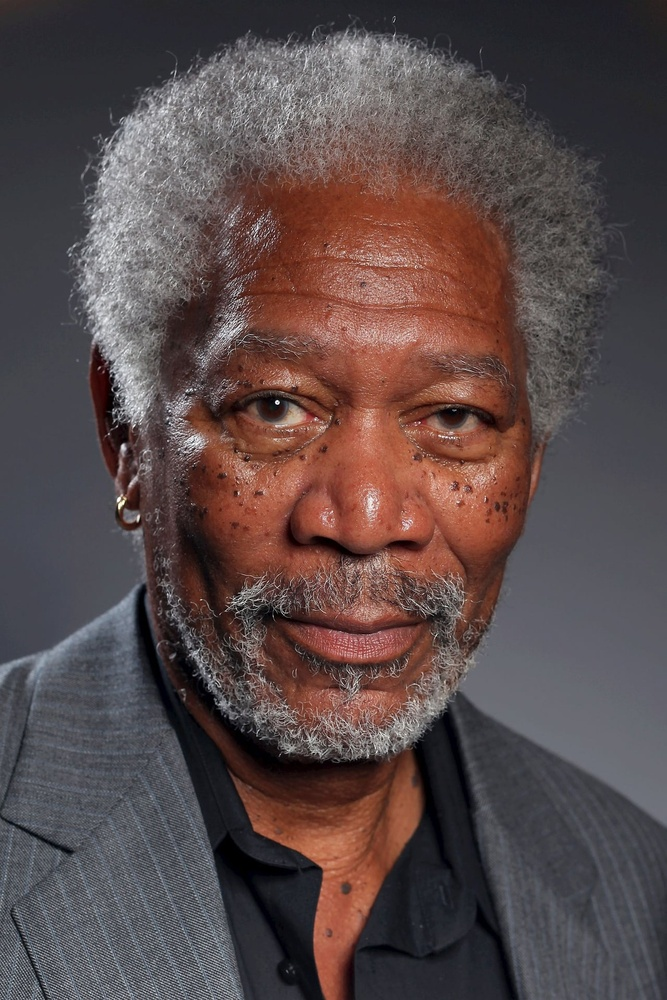
#> input picture input_images/old_person.jpg, 667 x 1000 px, shrunk from 1280 x 1920 before the run
$ python main.py
#> lines starting #> are read from the running program, lines starting #| are printed output that depends on the picture; after the words box and inside, x2 and y2 are one past the last pixel; in counts of white or black regions, pixels touching at a corner belong together
### utils/image_utils.py
# utils/image_utils.py

import cv2
import numpy as np
from typing import Optional

def load_image(image_path: str) -> Optional[np.ndarray]:
    """
    Carga una imagen desde una ruta de archivo.

    Args:
        image_path (str): La ruta al archivo de imagen.

    Returns:
        Optional[np.ndarray]: La imagen como un array NumPy si se carga correctamente,
                              de lo contrario, None.
    """
    image = cv2.imread(image_path)
    if image is None:
        print(f"Error: No se pudo cargar la imagen desde la ruta: {image_path}")
        return None
    print(f"Imagen cargada exitosamente desde {image_path}")
    return image

# [13 lines left out: function save_image, not called in this run]

### core/haar_detector.py
# core/haar_detector.py
import cv2
import numpy as np
from typing import Tuple

def _load_haar():
    try:
        path = cv2.data.haarcascades + "haarcascade_frontalface_default.xml"
        clf = cv2.CascadeClassifier(path)
        if clf.empty():
            return None
        return clf
    except Exception:
        return None

def detect_face_bbox(img) -> Tuple[Tuple[int,int,int,int], bool]:
    gray = cv2.cvtColor(img, cv2.COLOR_BGR2GRAY)
    clf = _load_haar()
    if clf is not None:
        faces = clf.detectMultiScale(gray, 1.1, 5, minSize=(80, 80))
        if len(faces) > 0:
            x,y,w,h = sorted(faces, key=lambda r: r[2]*r[3], reverse=True)[0]
            return (x,y,w,h), True

    # Fallback: naive skin box
    hsv = cv2.cvtColor(img, cv2.COLOR_BGR2HSV)
    lower1 = (0, 30, 50); upper1 = (25, 200, 255)
    lower2 = (160, 30, 50); upper2 = (179, 200, 255)
    mask = cv2.inRange(hsv, lower1, upper1) | cv2.inRange(hsv, lower2, upper2)
    mask = cv2.medianBlur(mask, 7)
    mask = cv2.morphologyEx(mask, cv2.MORPH_OPEN, np.ones((5,5), np.uint8), iterations=1)
    cnts, _ = cv2.findContours(mask, cv2.RETR_EXTERNAL, cv2.CHAIN_APPROX_SIMPLE)
    if not cnts:
        H, W = img.shape[:2]
        return (int(W*0.2), int(H*0.2), int(W*0.6), int(H*0.6)), False
    c = max(cnts, key=cv2.contourArea)
    x,y,w,h = cv2.boundingRect(c)
    return (x,y,w,h), False

def build_skin_mask(img, face_rect):
    x,y,w,h = face_rect
    roi = img[y:y+h, x:x+w]
    hsv = cv2.cvtColor(roi, cv2.COLOR_BGR2HSV)
    lower1 = (0, 15, 50); upper1 = (25, 180, 255)
    lower2 = (160, 15, 50); upper2 = (179, 180, 255)
    mask = cv2.inRange(hsv, lower1, upper1) | cv2.inRange(hsv, lower2, upper2)
    mask = cv2.medianBlur(mask, 7)
    mask = cv2.morphologyEx(mask, cv2.MORPH_OPEN, np.ones((5,5), np.uint8), iterations=1)
    full = np.zeros(img.shape[:2], np.uint8)
    full[y:y+h, x:x+w] = mask
    return full

def eyes_lips_templates(face_rect, img_shape):
    x,y,w,h = face_rect
    H, W = img_shape[:2]
    eyes = np.zeros((H,W), np.uint8)
    lips = np.zeros((H,W), np.uint8)
    nl   = np.zeros((H,W), np.uint8)

    ey_y1 = y + int(0.25*h); ey_y2 = y + int(0.45*h)
    ey_x1 = x + int(0.15*w); ey_x2 = x + int(0.85*w)
    eyes[ey_y1:ey_y2, ey_x1:ey_x2] = 255

    lp_y1 = y + int(0.65*h); lp_y2 = y + int(0.80*h)
    lp_x1 = x + int(0.25*w); lp_x2 = x + int(0.75*w)
    lips[lp_y1:lp_y2, lp_x1:lp_x2] = 255

    nl_y1 = y + int(0.40*h); nl_y2 = y + int(0.70*h)
    nl_x1 = x + int(0.15*w); nl_x2 = x + int(0.85*w)
    nl[nl_y1:nl_y2, nl_x1:nl_x2] = 255

    return eyes, lips, nl

### transformations/face_manipulator.py
# transformations/face_manipulator.py
import copy
import random
from typing import Callable, Dict, Mapping, Optional

import cv2
import numpy as np

from core.haar_detector import build_skin_mask, detect_face_bbox, eyes_lips_templates

# === SE HA ELIMINADO "dodge_strength" POR COMPLETO ===
PARAM_BOUNDS = {
    "bilateral_d": (3, 19),
    "sigma_color": (20.0, 150.0),
    "sigma_space": (10.0, 100.0),
    "gamma": (0.85, 1.25),
    "unsharp_amount": (0.0, 1.0),
}


# [10 lines left out: function _population_diversity, not called in this run]


def clip_params(p: Dict[str, float]) -> Dict[str, float]:
    """Ensure parameters stay within PARAM_BOUNDS."""
    return {
        "bilateral_d": int(np.clip(round(p.get("bilateral_d", 3)), *PARAM_BOUNDS["bilateral_d"])),
        "sigma_color": float(np.clip(p.get("sigma_color", 20.0), *PARAM_BOUNDS["sigma_color"])),
        "sigma_space": float(np.clip(p.get("sigma_space", 10.0), *PARAM_BOUNDS["sigma_space"])),
        "gamma": float(np.clip(p.get("gamma", 0.85), *PARAM_BOUNDS["gamma"])),
        "unsharp_amount": float(np.clip(p.get("unsharp_amount", 0.0), *PARAM_BOUNDS["unsharp_amount"])),
    }


def sample_params(rng: Optional[np.random.Generator] = None) -> Dict[str, float]:
    """Genera un individuo (conjunto de parámetros) aleatorio."""
    if rng is not None:
        return {
            "bilateral_d": int(rng.integers(PARAM_BOUNDS["bilateral_d"][0], PARAM_BOUNDS["bilateral_d"][1] + 1)),
            "sigma_color": float(rng.uniform(*PARAM_BOUNDS["sigma_color"])),
            "sigma_space": float(rng.uniform(*PARAM_BOUNDS["sigma_space"])),
            "gamma": float(rng.uniform(*PARAM_BOUNDS["gamma"])),
            "unsharp_amount": float(rng.uniform(*PARAM_BOUNDS["unsharp_amount"])),
        }
    return {
        "bilateral_d": int(np.random.randint(PARAM_BOUNDS["bilateral_d"][0], PARAM_BOUNDS["bilateral_d"][1] + 1)),
        "sigma_color": float(np.random.uniform(*PARAM_BOUNDS["sigma_color"])),
        "sigma_space": float(np.random.uniform(*PARAM_BOUNDS["sigma_space"])),
        "gamma": float(np.random.uniform(*PARAM_BOUNDS["gamma"])),
        "unsharp_amount": float(np.random.uniform(*PARAM_BOUNDS["unsharp_amount"])),
    }


def apply_transformation(img_bgr, masks, params: Dict[str, float]):
    """
    Aplica los filtros de imagen basados en un conjunto de parámetros.
    La lógica del 'dodge' ha sido eliminada.
    """
    img = img_bgr.copy()
    skin_mask = masks['skin_only_raw']
    keep_mask = masks['keep_mask']

    if params["bilateral_d"] > 0:
        smooth = cv2.bilateralFilter(img, int(params["bilateral_d"]), params["sigma_color"], params["sigma_space"])
        feathered_mask = cv2.GaussianBlur(skin_mask.astype(np.float32), (41, 41), 0)
        feathered_mask = feathered_mask / 255.0
        alpha = cv2.merge([feathered_mask, feathered_mask, feathered_mask])
        blended = (alpha * smooth.astype(np.float32) + (1.0 - alpha) * img.astype(np.float32)).astype(np.uint8)
        img = blended

    # === TODA LA SECCIÓN "if p['dodge_strength'] > 0" HA SIDO BORRADA ===

    inv_gamma = 1.0 / max(1e-3, params["gamma"])
    table = (np.linspace(0, 1, 256) ** inv_gamma) * 255.0
    table = np.clip(table, 0, 255).astype(np.uint8)
    img = cv2.LUT(img, table)

    blur = cv2.GaussianBlur(img, (0, 0), sigmaX=1.0)
    sharp = cv2.addWeighted(img, 1 + params["unsharp_amount"], blur, -params["unsharp_amount"], 0)
    keep3 = cv2.merge([keep_mask, keep_mask, keep_mask])
    img = np.where(keep3 > 0, sharp, img).astype(np.uint8)

    return img


def compute_masks(img_bgr):
    face_rect, _ = detect_face_bbox(img_bgr)
    skin_mask_raw = build_skin_mask(img_bgr, face_rect)
    eyes_mask, lips_mask, nl_mask = eyes_lips_templates(face_rect, img_bgr.shape)
    eyes_lips = cv2.bitwise_or(eyes_mask, lips_mask)
    skin_only = cv2.bitwise_and(skin_mask_raw, cv2.bitwise_not(eyes_lips))
    non_skin = cv2.bitwise_not(skin_mask_raw)
    keep_mask = cv2.bitwise_or(non_skin, eyes_lips)
    return {
        'skin_only_raw': skin_mask_raw,
        'eyes_mask': eyes_mask,
        'lips_mask': lips_mask,
        'nl_mask': nl_mask,
        'eyes_lips': eyes_lips,
        'skin_only': skin_only,
        'non_skin': non_skin,
        'keep_mask': keep_mask,
    }


# [8 lines left out: function _clone_candidate, not called in this run]


def _evaluate_candidate(
    img_bgr,
    masks,
    params: Dict[str, float],
    fitness_func: Callable,
    extra_evaluators: Optional[Mapping[str, Callable]] = None,
):
    clipped = clip_params(params)
    proc_img = apply_transformation(img_bgr, masks, clipped)
    fitness = float(fitness_func(img_bgr, proc_img, masks))
    candidate = {
        "params": clipped,
        "fitness": fitness,
    }
    metrics = None
    if hasattr(fitness_func, "get_last_components"):
        components = fitness_func.get_last_components()
        if components:
            metrics = components
    if metrics is None and extra_evaluators:
        metrics = {}
        for name, evaluator in extra_evaluators.items():
            metrics[name] = float(evaluator(img_bgr, proc_img, masks))
    if metrics is not None:
        candidate["metrics"] = metrics
    return candidate


# --- El Motor del Algoritmo Genético ---
def run_genetic_algorithm(
    img_bgr,
    fitness_func: Callable,
    selection_func: Callable,
    crossover_func: Callable,
    mutation_func: Callable,
    iters=20,
    pop_size=24,
    extra_evaluators: Optional[Mapping[str, Callable]] = None,
    track_history: bool = False,
    verbose: bool = True,
    seed: Optional[int] = None,
):
    if seed is not None:
        random.seed(seed)
        np.random.seed(seed)
        rng = np.random.default_rng(seed)
    else:
        rng = None

    masks = compute_masks(img_bgr)
    if verbose:
        print(f"Initializing population of size {pop_size}...")
    pop = []
    for i in range(pop_size):
        params = sample_params(rng=rng)
        candidate = _evaluate_candidate(
            img_bgr=img_bgr,
            masks=masks,
            params=params,
            fitness_func=fitness_func,
            extra_evaluators=extra_evaluators,
        )
        pop.append(candidate)
        if verbose:
            print(f"  Individual {i+1}/{pop_size} initialized.", end='\r')
    if verbose:
        print("\nPopulation initialized.")
    best_ever = _clone_candidate(max(pop, key=lambda ind: ind["fitness"]))
    diversity = _population_diversity(pop)
    if verbose:
        print(f"Initial best fitness: {best_ever['fitness']:.4f}")
    history = []
    if track_history:
        history.append({
            "generation": 0,
            "best_fitness": best_ever["fitness"],
            "current_best": best_ever["fitness"],
            "best_params": copy.deepcopy(best_ever["params"]),
            "best_metrics": copy.deepcopy(best_ever.get("metrics")) if "metrics" in best_ever else None,
            "diversity": diversity,
        })
    for gen in range(iters):
        new_pop = [_clone_candidate(best_ever)]
        while len(new_pop) < pop_size:
            p1 = selection_func(pop)
            p2 = selection_func(pop)
            child_params = crossover_func(p1["params"], p2["params"])
            mutated_params = mutation_func(child_params, PARAM_BOUNDS)
            candidate = _evaluate_candidate(
                img_bgr=img_bgr,
                masks=masks,
                params=mutated_params,
                fitness_func=fitness_func,
                extra_evaluators=extra_evaluators,
            )
            new_pop.append(candidate)
        pop = new_pop
        current_best = max(pop, key=lambda ind: ind["fitness"])
        if current_best["fitness"] > best_ever["fitness"]:
            best_ever = _clone_candidate(current_best)
        diversity = _population_diversity(pop)
        if verbose:
            print(f"[GEN {gen+1:02d}/{iters}] Best Fitness: {best_ever['fitness']:.4f} (Current Gen Best: {current_best['fitness']:.4f})")
        if track_history:
            history.append({
                "generation": gen + 1,
                "best_fitness": best_ever["fitness"],
                "current_best": current_best["fitness"],
                "best_params": copy.deepcopy(best_ever["params"]),
                "best_metrics": copy.deepcopy(best_ever.get("metrics")) if "metrics" in best_ever else None,
                "diversity": diversity,
            })
    final_img = apply_transformation(img_bgr, masks, best_ever["params"])
    result = _clone_candidate(best_ever)
    if track_history:
        result["history"] = history
        result["best_fitness_per_gen"] = [entry["best_fitness"] for entry in history]
        result["diversity_history"] = [entry["diversity"] for entry in history]
    else:
        result["history"] = []
        result["best_fitness_per_gen"] = []
        result["diversity_history"] = []
    result["final_diversity"] = diversity
    return final_img, result


# Backwards compatibility aliases for legacy imports
_clip = clip_params
_sample = sample_params
_apply_transformation = apply_transformation

### ga/fitness_functions.py
# ga/fitness_functions.py
import copy
from typing import Callable, Dict, Mapping, Optional

import cv2
import numpy as np

from utils.metrics import (
    canny_density,
    edge_energy,
    gabor_energy,
    laplacian_variance,
    ssim_lite,
)

# --- Fitness 1: El Original (Basado en Métrica Compuesta) ---

def original_fitness(orig_bgr, proc_bgr, masks):
    """
    La función de fitness original del proyecto. Evalúa una combinación ponderada de:
    - Reducción de arrugas en la piel.
    - Preservación de bordes en ojos, labios y zonas no-piel.
    - Uniformidad del tono de piel.
    - Penalización por desenfoque excesivo.
    - Similitud estructural del fondo.
    """
    gray_o = cv2.cvtColor(orig_bgr, cv2.COLOR_BGR2GRAY)
    gray_p = cv2.cvtColor(proc_bgr, cv2.COLOR_BGR2GRAY)

    skin_only = masks['skin_only']
    eyes_lips = masks['eyes_lips']
    non_skin = masks['non_skin']

    # 1. Reducción de Arrugas
    wr_c_o = canny_density(gray_o, skin_only)
    wr_c_p = canny_density(gray_p, skin_only)
    wr_g_o = gabor_energy(gray_o, skin_only)
    wr_g_p = gabor_energy(gray_p, skin_only)
    wrinkle_gain = (wr_c_o - wr_c_p) + 0.5 * (wr_g_o - wr_g_p)

    # 2. Preservación de Bordes
    edge_o_el = edge_energy(gray_o, eyes_lips)
    edge_p_el = edge_energy(gray_p, eyes_lips)
    edge_o_ns = edge_energy(gray_o, non_skin)
    edge_p_ns = edge_energy(gray_p, non_skin)
    edge_pres = (edge_p_el - edge_o_el) + 0.5 * (edge_p_ns - edge_o_ns)

    # 3. Uniformidad del Tono de Piel
    var_skin_o = float(np.var(gray_o[skin_only > 0])) if np.any(skin_only > 0) else 0.0
    var_skin_p = float(np.var(gray_p[skin_only > 0])) if np.any(skin_only > 0) else 0.0
    even_gain = (var_skin_o - var_skin_p)

    # 4. Penalización por Desenfoque
    lap_p = laplacian_variance(gray_p, skin_only)
    blur_pen = 0.0
    if lap_p < 15.0:
        blur_pen = (15.0 - lap_p) * 0.05

    # 5. Similitud Estructural
    ssim_ns = ssim_lite(orig_bgr, proc_bgr, mask=non_skin)

    return float(1.20 * wrinkle_gain + 0.80 * edge_pres + 0.60 * even_gain + 0.50 * ssim_ns - 0.80 * blur_pen)


# --- Fitness 2: Proximidad a un Ideal Suavizado (VERSIÓN CORREGIDA) ---

# [180 lines left out: functions ideal_proximity_fitness, color_texture_fitness, color_young_fitness, not called in this run]


FITNESS_FUNCTIONS: Dict[str, Callable] = {
    "original": original_fitness,
    "ideal": ideal_proximity_fitness,
    "color": color_young_fitness,
}


class TrackedFitness:
    """
    Wraps a fitness function and exposes the last computed score for reporting.
    """

    def __init__(self, name: str, func: Callable):
        self.name = name
        self.func = func
        self._last_components: Dict[str, float] = {}

    @property
    def label(self) -> str:
        return self.name

    def __call__(self, orig_bgr, proc_bgr, masks):
        score = float(self.func(orig_bgr, proc_bgr, masks))
        self._last_components = {self.name: score}
        return score

    def get_last_components(self) -> Dict[str, float]:
        return copy.deepcopy(self._last_components)


class WeightedCompositeFitness:
    """
    Combines multiple fitness functions using z-score normalization and weights.
    """

    # [23 lines left out: function __init__, not called in this run]

    def _default_label(self) -> str:
        parts = [f"{name}:{weight:.2f}" for name, weight in self.weights.items()]
        return "combo(" + ", ".join(parts) + ")"

    @property
    def label(self) -> str:
        return self._label

    # [18 lines left out: function __call__, not called in this run]

    def get_last_components(self) -> Dict[str, Dict[str, float]]:
        return copy.deepcopy(self._last_components)


def get_tracked_fitness(name: str) -> TrackedFitness:
    if name not in FITNESS_FUNCTIONS:
        raise KeyError(f"Unknown fitness function '{name}'")
    return TrackedFitness(name, FITNESS_FUNCTIONS[name])


# [9 lines left out: function build_weighted_composite, not called in this run]

### main.py

import os
import sys
import argparse

# --- Importar los módulos del proyecto ---
from utils.image_utils import load_image, save_image
from transformations.face_manipulator import run_genetic_algorithm

# --- Importar los componentes del Algoritmo Genético ---
from ga import fitness_functions
from ga import selection_operators
from ga import crossover_operators
from ga import mutation_operators

# --- Mapeos de Nombres a Funciones para la selección desde la línea de comandos ---

FITNESS_NAMES = tuple(fitness_functions.FITNESS_FUNCTIONS.keys())

SELECTION_MAP = {
    "tournament": selection_operators.tournament_selection,
    "roulette": selection_operators.roulette_wheel_selection,
    "rank": selection_operators.rank_selection,
    "sus": selection_operators.stochastic_universal_sampling,
}

CROSSOVER_MAP = {
    "single_point": crossover_operators.single_point_crossover,
    "two_point": crossover_operators.two_point_crossover,
    "k_point": crossover_operators.k_point_crossover,
    "uniform": crossover_operators.uniform_crossover,
}

# Solo tenemos una mutación por ahora, pero la mantenemos aquí por consistencia
MUTATION_MAP = {
    "gaussian": mutation_operators.gaussian_mutate,
}


def main():
    # --- Configuración del Parser de Argumentos ---
    parser = argparse.ArgumentParser(
        description="Run a Genetic Algorithm to apply a 'younger' transformation to a face image.",
        formatter_class=argparse.ArgumentDefaultsHelpFormatter
    )

    # Argumentos de la ejecución
    parser.add_argument("--image", type=str, default="old_person.jpg",
                        help="Filename of the image in the 'input_images' directory.")
    parser.add_argument("--output", type=str, default=None,
                        help="Filename for the output image. If not set, a name is generated automatically.")

    # Argumentos del Algoritmo Genético
    parser.add_argument("--gens", type=int, default=20, help="Number of generations to run.")
    parser.add_argument("--pop", type=int, default=24, help="Population size for each generation.")

    # Selección de componentes del AG
    parser.add_argument("--fitness", type=str, default="original", choices=FITNESS_NAMES,
                        help="Fitness function to use for evaluation.")
    parser.add_argument("--selection", type=str, default="tournament", choices=SELECTION_MAP.keys(),
                        help="Selection operator to use.")
    parser.add_argument("--crossover", type=str, default="uniform", choices=CROSSOVER_MAP.keys(),
                        help="Crossover operator to use.")
    parser.add_argument("--mutation", type=str, default="gaussian", choices=MUTATION_MAP.keys(),
                        help="Mutation operator to use.")

    args = parser.parse_args()

    # --- Preparación de la Ejecución ---
    INPUT_DIR = "input_images"
    OUTPUT_DIR = "output_images"
    os.makedirs(OUTPUT_DIR, exist_ok=True)

    input_path = os.path.join(INPUT_DIR, args.image)
    img = load_image(input_path)
#> in load_image, image is the input picture: shape (1000, 667, 3); mean B, G, R 73.6, 73.8, 89.1
    if img is None:
        print(f"Error: Could not load the image: {input_path}")
        sys.exit(1)

    # Seleccionar las funciones basadas en los argumentos
    fitness_func = fitness_functions.get_tracked_fitness(args.fitness)
    selection_func = SELECTION_MAP[args.selection]
    crossover_func = CROSSOVER_MAP[args.crossover]
    mutation_func = MUTATION_MAP[args.mutation]

    # --- Mostrar Configuración y Ejecutar el Algoritmo ---
    print("--- Starting Genetic Algorithm Experiment ---")
    print(f"  Image: {args.image}")
    print(f"  Generations: {args.gens}, Population Size: {args.pop}")
    print(f"  Fitness Function: {args.fitness}")
    print(f"  Selection Operator: {args.selection}")
    print(f"  Crossover Operator: {args.crossover}")
    print("-------------------------------------------")

    result_img, best_individual = run_genetic_algorithm(
        img_bgr=img,
        fitness_func=fitness_func,
        selection_func=selection_func,
        crossover_func=crossover_func,
        mutation_func=mutation_func,
        iters=args.gens,
        pop_size=args.pop,
    )
#> in detect_face_bbox, `gray = cv2.cvtColor(img, cv2.COLOR_BGR2GRAY)`:
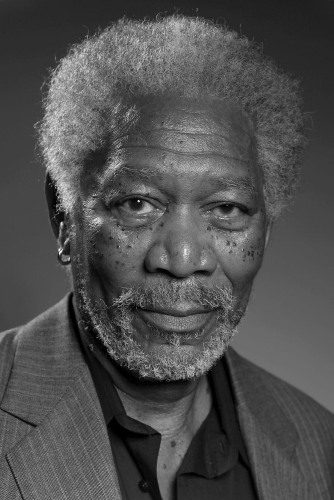
#> gray: shape (1000, 667) (shown at 1/2 size); min 0, max 255, mean 78.3
#> in detect_face_bbox, `faces = clf.detectMultiScale(gray, 1.1, 5, minSize=(80, 80))`: faces = [[143, 234, 428, 428]]
#> in detect_face_bbox, `x,y,w,h = sorted(faces, key=lambda r: r[2]*r[3], reverse=True)[0]`: x = 143; y = 234; w = 428
#> in compute_masks, `face_rect, _ = detect_face_bbox(img_bgr)`: face_rect = (143, 234, 428, 428)
#> in build_skin_mask, `x,y,w,h = face_rect`: x = 143; y = 234; w = 428
#> in build_skin_mask, `roi = img[y:y+h, x:x+w]`:
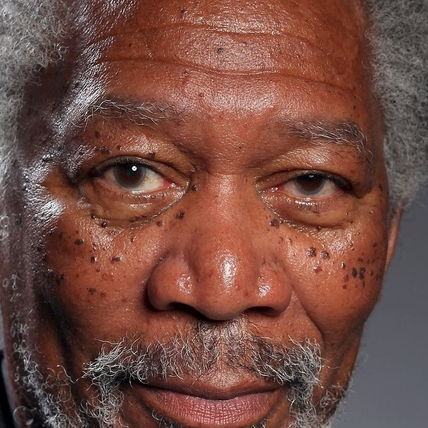
#> roi: shape (428, 428, 3); mean B, G, R 66.3, 75.8, 116.4
#> in build_skin_mask, `mask = cv2.inRange(hsv, lower1, upper1) | cv2.inRange(hsv, lower2, upp..`:
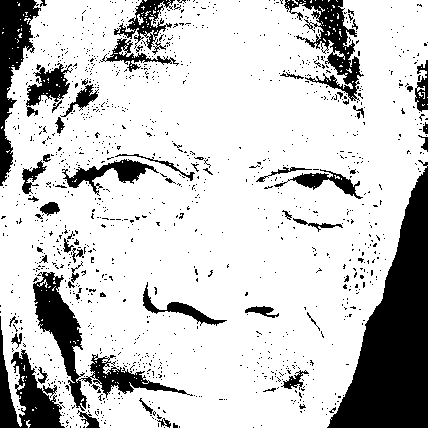
#> mask: shape (428, 428); 79.4% white; 1274 black regions (1213 under 20 px), largest, box (x1, y1, x2, y2) and area: (327, 160, 428, 428) 13008, (33, 272, 193, 411) 4062, (0, 0, 41, 186) 3066
#> in build_skin_mask, `mask = cv2.medianBlur(mask, 7)`:
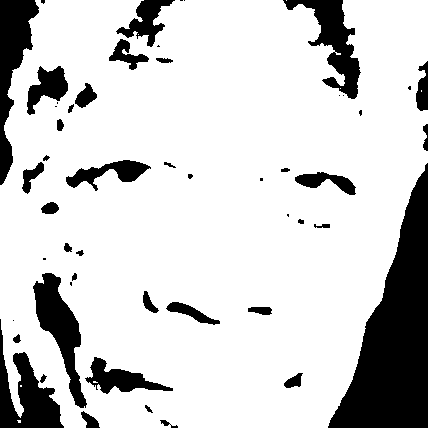
#> mask: shape (428, 428); 81.8% white; 52 black regions (15 under 20 px), largest, box (x1, y1, x2, y2) and area: (328, 163, 428, 428) 13009, (0, 0, 39, 185) 3141, (0, 319, 64, 428) 2945
#> (the rest of the program and of its run is left out)
